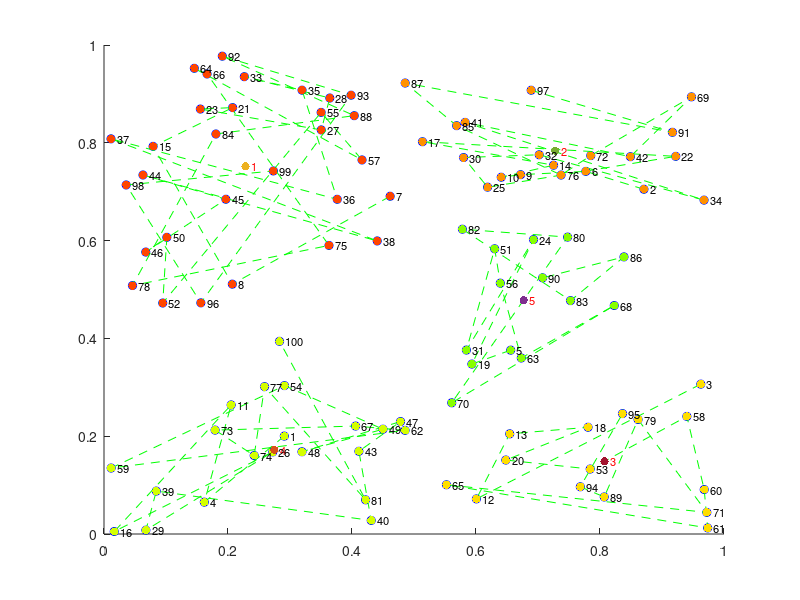

This figure's MATLAB source:
function y=Clustering_kMeans_2dim()
clear all
close all
m=rand(100,2);
k=5;
y=kMeansCluster(m,k)
end

function y=kMeansCluster(m,k,isRand)

if nargin<3,        isRand=0;   end
if nargin<2,        k=1;        end
if nargin<1,        k=9;
    load('data\CAST_randData_2+500_inc.mat');
    m=D;
end


[maxRow, maxCol]=size(m)
if maxRow<=k,
    y=[m, 1:maxRow]
else
    
    % initial value of centroid
    if isRand,
        p = randperm(size(m,1));      % random initialization
        for i=1:k
            c(i,:)=m(p(i),:)
        end
    else
        for i=1:k
            c(i,:)=m(i,:)        % sequential initialization
        end
    end
    
    temp=zeros(maxRow,1);   % initialize as zero vector
    itr=1;
    while 1,
        itr=itr+1;
        d=DistMatrix(m,c);  % calculate objcets-centroid distances
        [z,g]=min(d,[],2);  % find group matrix g
        if g==temp,
            break;          % stop the iteration
        else
            temp=g;         % copy group matrix to temporary variable
        end
        for i=1:k
            f=find(g==i);
            if f            % only compute centroid if f is not empty
                c(i,:)=mean(m(find(g==i),:),1);
            end
        end
    end
    
    y=[m,g];
    
    hold off;
    cc=hsv(200);
    center=c;
    C=g;
    D=m;
    scatter(D(:,1),D(:,2),[],'b','c');
    if ~isempty(C)
        hold on;
        for j=1:max(C);
            plot(D((C==j),1),D((C==j),2),'g+--');
            hold on;
            scatter(D((C==j),1),D((C==j),2),[],cc(j*10,:),'filled');
            hold on;
            scatter(center(j,1),center(j,2),[],'rs','filled');
            hold on;
            text(center(j,1)+.01,center(j,2), strcat('  ',num2str(j)) ,'FontSize',8,'color','red');
        end
        for i=1:length(D);
            text(D(i,1)+.01,D(i,2), strcat('  ',num2str(i)) ,'FontSize',8);
        end
    end
end
end

function d=DistMatrix(A,B)
%%%%%%%%%%%%%%%%%%%%%%%%%
% DISTMATRIX return distance matrix between points in A=[x1 y1 ... w1] and in B=[x2 y2 ... w2]
% Copyright (c) 2005 by Kardi Teknomo,  http://people.revoledu.com/kardi/
%
% Numbers of rows (represent points) in A and B are not necessarily the same.
% It can be use for distance-in-a-slice (Spacing) or distance-between-slice (Headway),
%
% A and B must contain the same number of columns (represent variables of n dimensions),
% first column is the X coordinates, second column is the Y coordinates, and so on.
% The distance matrix is distance between points in A as rows
% and points in B as columns.
% example: Spacing= dist(A,A)
% Headway = dist(A,B), with hA ~= hB or hA=hB
%          A=[1 2 3; 4 5 6; 2 4 6; 1 2 3]; B=[4 5 1; 6 2 0]
%          dist(A,B)= [ 4.69   5.83;
%                       5.00   7.00;
%                       5.48   7.48;
%                       4.69   5.83]
%
%          dist(B,A)= [ 4.69   5.00     5.48    4.69;
%                       5.83   7.00     7.48    5.83]
%%%%%%%%%%%%%%%%%%%%%%%%%%%
[hA,wA]=size(A);
[hB,wB]=size(B);
if wA ~= wB,  error(' second dimension of A and B must be the same'); end
for k=1:wA
    C{k}= repmat(A(:,k),1,hB);
    D{k}= repmat(B(:,k),1,hA);
end
S=zeros(hA,hB);
for k=1:wA
    S=S+(C{k}-D{k}').^2;
end
d=sqrt(S);
end